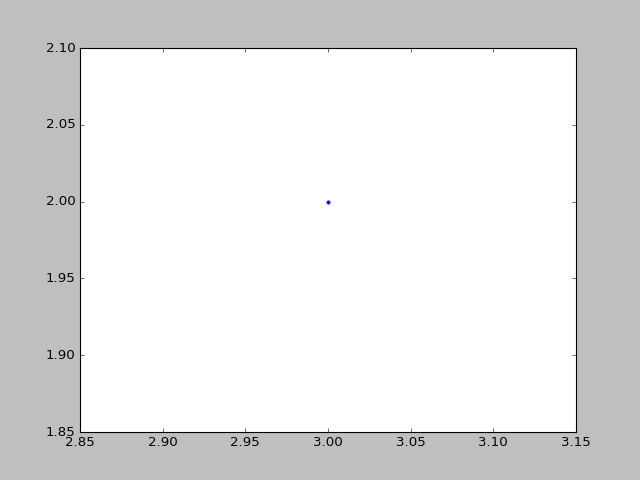

Source code (Python):
#!/usr/bin/python
# -*- coding:utf-8 -*-

# First let's set the backend without using mpl.use() from the scripting layer
from matplotlib.backends.backend_agg import FigureCanvasAgg
from matplotlib.figure import Figure
import matplotlib.pyplot as plt

# 例子 1:
# create a new figure
fig = Figure()
# associate fig with the backend
canvas = FigureCanvasAgg(fig)
# add a subplot to the fig
ax = fig.add_subplot(111)
# plot the point (3,2)
ax.plot(3, 2, '.')
# save the figure to test.png
# you can see this figure in your Jupyter workspace afterwards by going to
# https://hub.coursera-notebooks.org/
# 在本地保存了该文件
canvas.print_png('2_figure.png')


def example2():
    # create a new figure
    plt.figure()
    # plot the point (3,2) using the circle marker
    plt.plot(3, 2, 'o')
    # get the current axes
    ax = plt.gca()
    # Set axis properties [xmin, xmax, ymin, ymax]
    ax.axis([0, 6, 0, 10])
    # get current axes
    ax = plt.gca()
    # get all the child objects the axes contains
    print(ax.get_children())
    plt.show()


def example3():
    # create a new figure
    plt.figure()

    # plot the point (1.5, 1.5) using the circle marker
    plt.plot(1.5, 1.5, 'o')
    # plot the point (2, 2) using the circle marker
    plt.plot(2, 2, 'o')
    # plot the point (2.5, 2.5) using the circle marker
    plt.plot(2.5, 2.5, 'o')
    plt.show()


example2()
example3()
